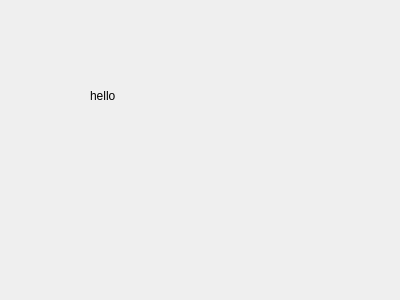
<?xml version="1.0" encoding="UTF-8"?>
<ui version="4.0">
 <class>Dialog</class>
 <widget class="QDialog" name="Dialog">
  <property name="geometry">
   <rect>
    <x>0</x>
    <y>0</y>
    <width>400</width>
    <height>300</height>
   </rect>
  </property>
  <property name="windowTitle">
   <string>Dialog</string>
  </property>
  <widget class="QLabel" name="label">
   <property name="geometry">
    <rect>
     <x>90</x>
     <y>90</y>
     <width>54</width>
     <height>12</height>
    </rect>
   </property>
   <property name="text">
    <string>hello</string>
   </property>
  </widget>
 </widget>
 <resources/>
 <connections/>
</ui>
